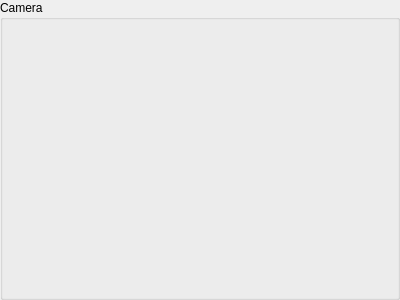
<?xml version="1.0" encoding="UTF-8"?>
<ui version="4.0">
 <class>CameraPropertyWidget</class>
 <widget class="QWidget" name="CameraPropertyWidget">
  <property name="geometry">
   <rect>
    <x>0</x>
    <y>0</y>
    <width>400</width>
    <height>300</height>
   </rect>
  </property>
  <property name="windowTitle">
   <string>Form</string>
  </property>
  <layout class="QHBoxLayout" name="horizontalLayout">
   <property name="spacing">
    <number>0</number>
   </property>
   <property name="leftMargin">
    <number>0</number>
   </property>
   <property name="topMargin">
    <number>0</number>
   </property>
   <property name="rightMargin">
    <number>0</number>
   </property>
   <property name="bottomMargin">
    <number>0</number>
   </property>
   <item>
    <widget class="QGroupBox" name="name_gb">
     <property name="title">
      <string>Camera</string>
     </property>
    </widget>
   </item>
  </layout>
 </widget>
 <resources/>
 <connections/>
</ui>
